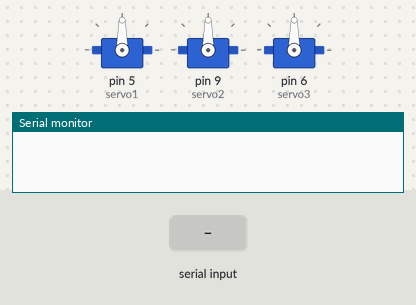
This sketch was run on a simulated Arduino Uno, built with avr-gcc and run on an emulated ATmega328P. Parts: 3 × servo, the last lines printed to the serial monitor. Inputs (shaded band) come from the test bench.

Above: at 1.2 s.
1.3 s: "B,45\n" received over Serial
At 2.5 s:
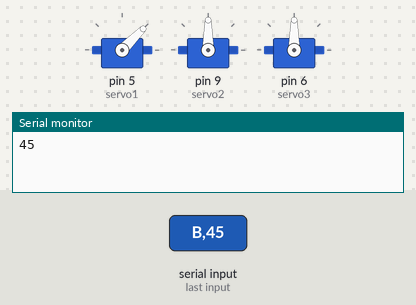
2.8 s: "C,45\n" received over Serial
At 3.7 s:
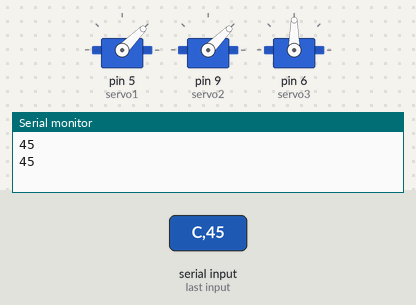
4.3 s: "B90\n" received over Serial
At 4.8 s:
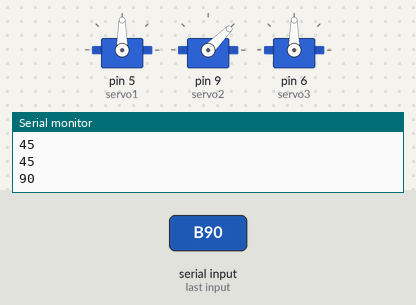
5.8 s: "D,45\n" received over Serial
At 7.0 s:
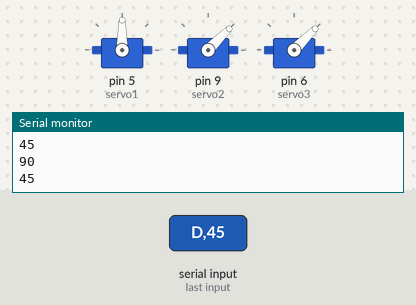
7.3 s: "C90\n" received over Serial
At 8.3 s:
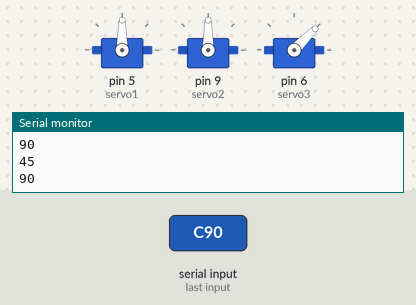
8.8 s: "D90\n" received over Serial
At 9.4 s:
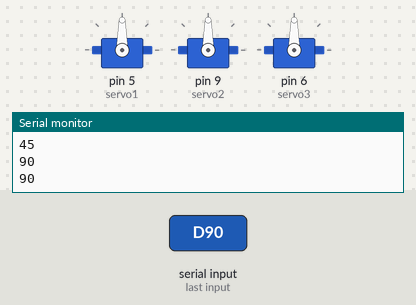
Timing chart, 0 to 11.3 s (numbered marks = the images above; inputs shaded):
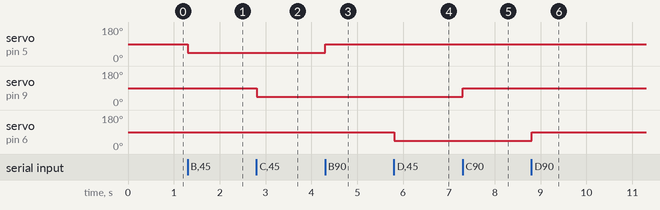

The sketch:

control_servos_serial.ino
```cpp
#include <Servo.h>
// 5 9 6
Servo servo1; // B
Servo servo2; // C
Servo servo3; // D

String inputString = "";
char servoId = 0;

void setup() {
  servo1.attach(5);
  servo2.attach(9);
  servo3.attach(6);

  Serial.begin(9600);
}

void loop() {
  while (Serial.available()) {
    char inChar = (char)Serial.read();

    if (servoId == 0 && (inChar == 'B' || inChar == 'C' || inChar == 'D')) {
      servoId = inChar;
      inputString = "";
    } else if (isDigit(inChar)) {
      inputString += inChar;
    } else if ((inChar == '\n' || inChar == '\r') && inputString.length() > 0 && servoId != 0) {
      int angle = inputString.toInt();
      angle = constrain(angle, 10, 160);

      switch (servoId) {
        case 'B':
          servo1.write(angle);
          break;
        case 'C':
          servo2.write(angle);
          break;
        case 'D':
          servo3.write(angle);
          break;
      }

      Serial.println(angle);
      inputString = "";
      servoId = 0;
    }
  }
}
```

Measured:
- after the input at 1.3 s, servo on pin 5 (servo1): 90° → 45° at once
- after the input at 2.8 s, servo on pin 9 (servo2): 90° → 45° at once
- after the input at 4.3 s, servo on pin 5 (servo1): 45° → 90° at once
- after the input at 5.8 s, servo on pin 6 (servo3): 90° → 45° at once
- after the input at 7.3 s, servo on pin 9 (servo2): 45° → 90° at once
- after the input at 8.8 s, servo on pin 6 (servo3): 45° → 90° at once
